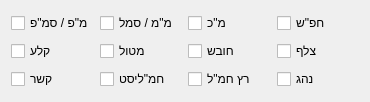
<?xml version="1.0" encoding="UTF-8"?>
<ui version="4.0">
 <class>RolesWidget</class>
 <widget class="QWidget" name="RolesWidget">
  <property name="geometry">
   <rect>
    <x>0</x>
    <y>0</y>
    <width>370</width>
    <height>102</height>
   </rect>
  </property>
  <property name="windowTitle">
   <string>תפקידים</string>
  </property>
  <layout class="QGridLayout" name="gridLayout">
   <item row="0" column="1">
    <widget class="QCheckBox" name="platoonCommanderCheck">
     <property name="text">
      <string>מ&quot;מ / סמל</string>
     </property>
    </widget>
   </item>
   <item row="0" column="2">
    <widget class="QCheckBox" name="squadCommanderCheck">
     <property name="text">
      <string>מ&quot;כ</string>
     </property>
    </widget>
   </item>
   <item row="0" column="0">
    <widget class="QCheckBox" name="companyCommanderCheck">
     <property name="text">
      <string>מ&quot;פ / סמ&quot;פ</string>
     </property>
    </widget>
   </item>
   <item row="2" column="3">
    <widget class="QCheckBox" name="driverCheck">
     <property name="text">
      <string>נהג</string>
     </property>
    </widget>
   </item>
   <item row="2" column="2">
    <widget class="QCheckBox" name="hamalRunnerCheck">
     <property name="text">
      <string>רץ חמ&quot;ל</string>
     </property>
    </widget>
   </item>
   <item row="2" column="1">
    <widget class="QCheckBox" name="hamalistCheck">
     <property name="text">
      <string>חמ&quot;ליסט</string>
     </property>
    </widget>
   </item>
   <item row="2" column="0">
    <widget class="QCheckBox" name="signallerCheck">
     <property name="text">
      <string>קשר</string>
     </property>
    </widget>
   </item>
   <item row="1" column="3">
    <widget class="QCheckBox" name="sniperCheck">
     <property name="text">
      <string>צלף</string>
     </property>
    </widget>
   </item>
   <item row="1" column="2">
    <widget class="QCheckBox" name="medicCheck">
     <property name="text">
      <string>חובש</string>
     </property>
    </widget>
   </item>
   <item row="1" column="1">
    <widget class="QCheckBox" name="grenadeLauncherCheck">
     <property name="text">
      <string>מטול</string>
     </property>
    </widget>
   </item>
   <item row="1" column="0">
    <widget class="QCheckBox" name="sharpshooterCheck">
     <property name="text">
      <string>קלע</string>
     </property>
    </widget>
   </item>
   <item row="0" column="3">
    <widget class="QCheckBox" name="riflemanCheck">
     <property name="text">
      <string>חפ&quot;ש</string>
     </property>
    </widget>
   </item>
  </layout>
 </widget>
 <tabstops>
  <tabstop>companyCommanderCheck</tabstop>
  <tabstop>platoonCommanderCheck</tabstop>
  <tabstop>squadCommanderCheck</tabstop>
  <tabstop>riflemanCheck</tabstop>
  <tabstop>sharpshooterCheck</tabstop>
  <tabstop>grenadeLauncherCheck</tabstop>
  <tabstop>medicCheck</tabstop>
  <tabstop>sniperCheck</tabstop>
  <tabstop>signallerCheck</tabstop>
  <tabstop>hamalistCheck</tabstop>
  <tabstop>hamalRunnerCheck</tabstop>
  <tabstop>driverCheck</tabstop>
 </tabstops>
 <resources/>
 <connections/>
</ui>
